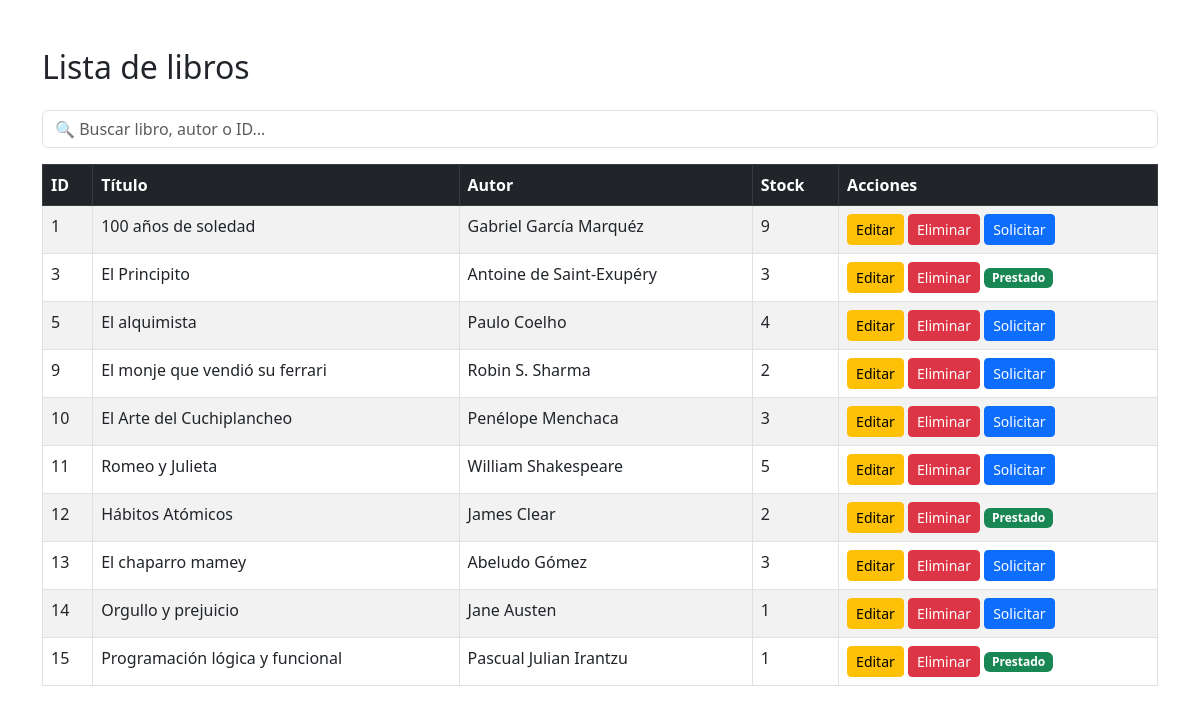
The app's page /ConsultarLibros.php (signed in) with its own data.
### tables this page shows
CREATE TABLE `libros` (
  `id` int NOT NULL,
  `titulo` varchar(150) NOT NULL,
  `autor` varchar(100) NOT NULL,
  `genero` varchar(50) DEFAULT NULL,
  `isbn` varchar(20) DEFAULT NULL,
  `stock` int NOT NULL,
  `activo` tinyint DEFAULT '1'
);

### ConsultarLibros.php (the view, shortened to what this page needs)
<?php
include("conexion.php");
$result = $conexion->query("SELECT * FROM libros WHERE activo = 1");
?>
<!DOCTYPE html>
<html>
<head>
    <link href="https://cdn.jsdelivr.net/npm/bootstrap@5.3.0/dist/css/bootstrap.min.css" rel="stylesheet">
</head>
<body>
<div class="container mt-5">
    <h2 class="mb-4">Lista de libros</h2>
    <div class="mb-3">
    <input type="text" id="buscador" class="form-control" placeholder="🔍 Buscar libro, autor o ID...">
</div>
    <table class="table table-bordered table-striped table-hover" id="tablaLibros">
        <thead class="table-dark">
            <tr>
                <th>ID</th>
                <th>Título</th>
                <th>Autor</th>
                <th>Stock</th>
                <th>Acciones</th>
            </tr>
        </thead>
        <tbody>
<?php while ($row = $result->fetch_assoc()) { ?>
    <tr>
        <td><?php echo $row['id']; ?></td>
        <td><?php echo htmlspecialchars($row['titulo']); ?></td>
        <td><?php echo htmlspecialchars($row['autor']); ?></td>
        <td><?php echo $row['stock']; ?></td>
        <td>
            <a href="editar_libro.php?id=<?php echo $row['id']; ?>" class="btn btn-warning btn-sm">Editar</a>
            <a href="eliminar_libro.php?id=<?php echo $row['id']; ?>"
            class="btn btn-danger btn-sm"
            onclick="return confirmarEliminacion(<?php echo $row['stock']; ?>)">
            Eliminar</a>
             <?php
             $id_usuario = $_SESSION['id_usuario'];
             $id_libro = $row['id'];
             $checkSolicitud = $conexion->query("SELECT estado FROM prestamos
             WHERE id_usuario = $id_usuario AND id_libro = $id_libro AND estado IN ('PENDIENTE','ACTIVO')");
             $solicitud = $checkSolicitud->fetch_assoc();
             ?>
            <?php if ($_SESSION['rol'] == 2) { ?>
            <?php if ($solicitud) { ?>
            <?php if ($solicitud['estado'] == 'PENDIENTE') { ?>
            <span class="badge bg-warning">Pendiente</span>
            <?php } elseif ($solicitud['estado'] == 'ACTIVO') { ?>
            <span class="badge bg-success">Prestado</span>
            <?php } ?>
            <?php }else { ?>
            <?php if ($row['stock'] > 0) { ?>
            <a href="solicitar_prestamo.php?id=<?php echo $row['id']; ?>"
            class="btn btn-primary btn-sm">
            Solicitar
            </a>
            <?php } else { ?>
            <span class="badge bg-secondary">Sin stock</span>
            <?php } ?>
            <?php } ?>
            <?php } ?>
        </td>
    </tr>
<?php } ?>
</tbody>
    </table>
</div>
</body>
</html>

### records on screen
libros: id "1", titulo "100 años de soledad", autor "Gabriel García Marquéz", stock "9"
libros: id "3", titulo "El Principito", autor "Antoine de Saint-Exupéry", stock "3", shows "Prestado"
libros: id "5", titulo "El alquimista", autor "Paulo Coelho", stock "4"
libros: id "9", titulo "El monje que vendió su ferrari", autor "Robin S. Sharma", stock "2"
libros: id "10", titulo "El Arte del Cuchiplancheo", autor "Penélope Menchaca", stock "3"
libros: id "11", titulo "Romeo y Julieta", autor "William Shakespeare", stock "5"
libros: id "12", titulo "Hábitos Atómicos", autor "James Clear", stock "2", shows "Prestado"
libros: id "13", titulo "El chaparro mamey", autor "Abeludo Gómez", stock "3"
libros: id "14", titulo "Orgullo y prejuicio", autor "Jane Austen", stock "1"
libros: id "15", titulo "Programación lógica y funcional", autor "Pascual Julian Irantzu", stock "1", shows "Prestado"
